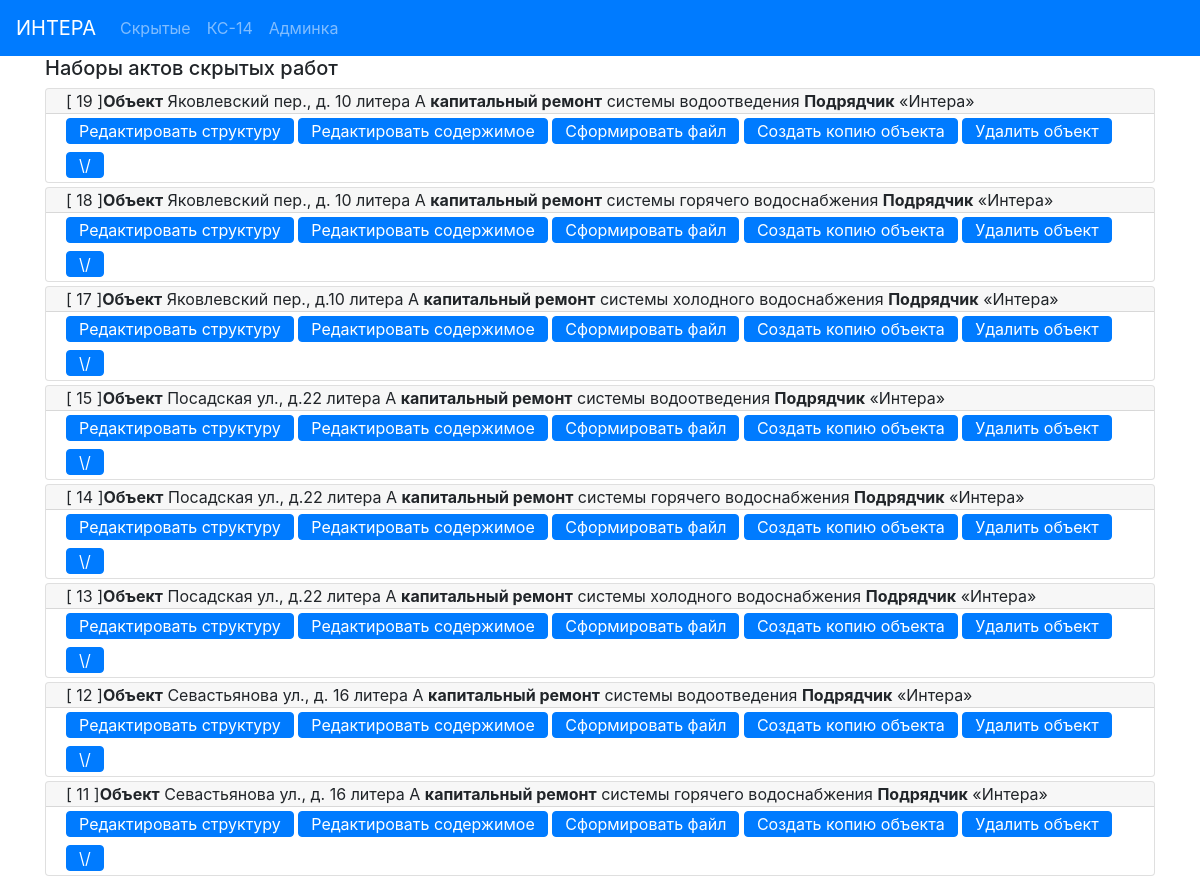
Page /actbase/ (upper part) on the earlier database version.
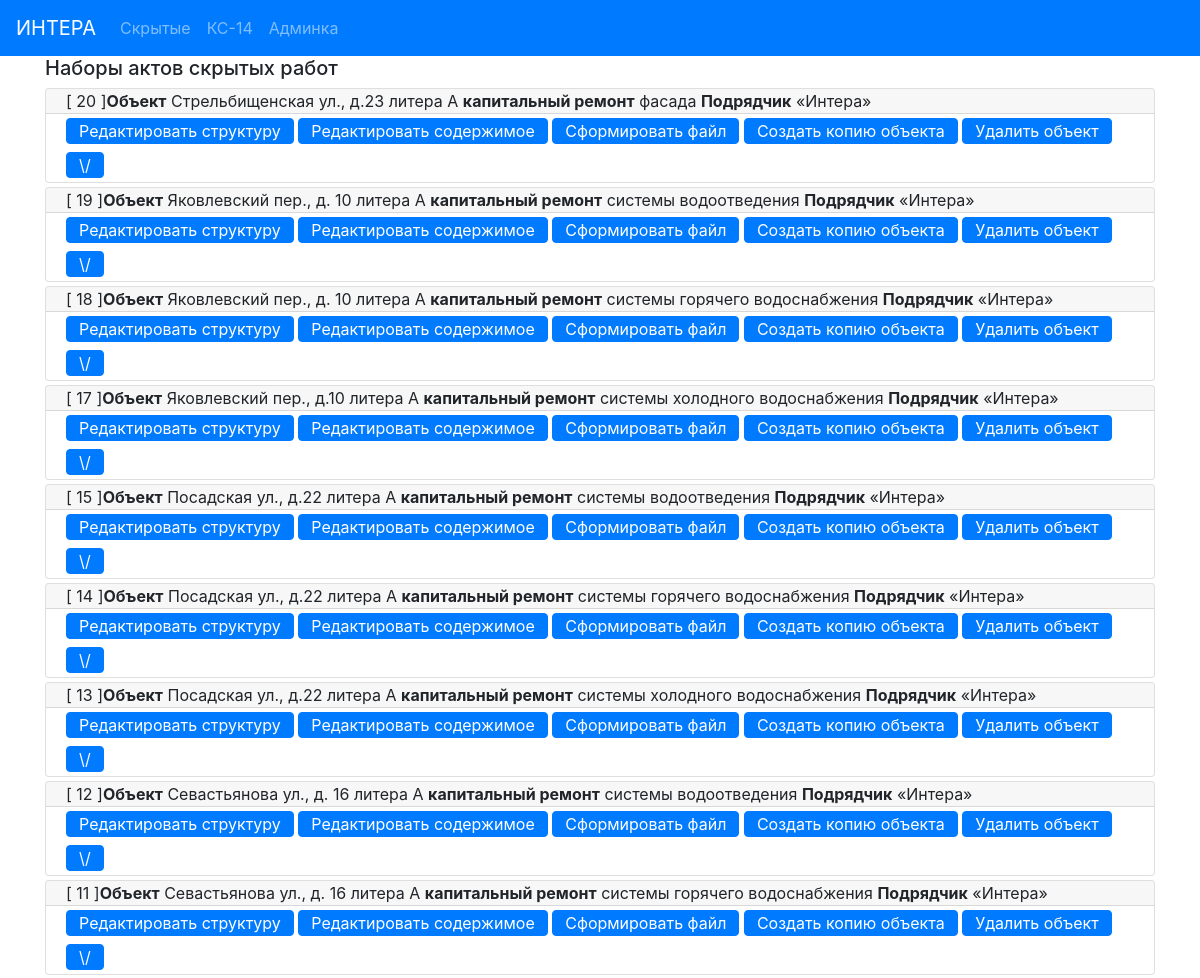
Same page on the later database version.
### hiddenactsbase/models.py (models this page shows, shortened)
class ObjectActs (models.Model):
    address = models.CharField(max_length=100, verbose_name='Адрес', blank=False)
    system_type = models.CharField(max_length=100, verbose_name='тип')
    designer = models.CharField(max_length=200, verbose_name='Проектант')
    contractor = models.CharField(max_length=300, verbose_name='Подрядчик',
                                  default='Общество с ограниченной ответственностью «Интера».')
    contractor_requisite = models.CharField(max_length= 200, verbose_name='Реквизиты подрядчика',
                                    default= 'Свидетельство о государственной регистрации серия 78' +
                                             '№007274277 от  02.09.2009, ОГРН 1097847236783, ' +
                                             'ИНН 7805498649, 198188, г. Санкт-Петербург,' +
                                             ' ул. Возрождения, д.20, литер А, тел. 242-78-10.')
    supervisor_engineer = models.CharField(max_length=100, verbose_name='Технадзор')
    contractor_engineer = models.CharField(max_length=100, verbose_name='Прораб')
    designer_engineer = models.CharField(max_length=100, verbose_name='Проектировщик')
    project_number = models.CharField(max_length=100, verbose_name='Ном. проекта')
    exec_documents = models.CharField(max_length=100, verbose_name='Исполн.')
    supervisor_engineer_decree = models.CharField(max_length=100, verbose_name='Приказ технадзора')
    contractor_engineer_decree = models.CharField(max_length=100, verbose_name='Приказ прораба')
    designer_engineer_decree = models.CharField(max_length=100, verbose_name='Приказ проектировщика')
    acts = models.ManyToManyField('HiddenActIS', blank=True, related_name='object_acts')
    blow_down_act = models.ForeignKey('BlowDownAct', blank=True, null=True, on_delete=models.CASCADE)
    class Meta:
        verbose_name = 'Набор актов объекта '
    def get_absolute_url(self):
        return reverse('object_detail_url', kwargs={'pk': self.pk})
    def get_edit_url(self):
        return reverse('object_edit_url', kwargs={'pk': self.pk})
    def get_short_contractor(self):
        s = re.findall(r"[\"\«\»\']\D+?[\"\«\»\']", self.contractor)
        if len(s) == 0:
            return self.contractor
        else:
            return s[0]

### hiddenactsbase/views.py (the view)
# urls.py: path('', ObjectsList.as_view(), name='objects_list_url'),
class ObjectsList(View):
    @staticmethod
    def get(request):
        objs = ObjectActs.objects.order_by("-id")
        return render(request, 'hiddenactsbase/index.html',
                      context={'objects_acts': objs})

### hiddenactsbase/templates/hiddenactsbase/index.html (shortened to what this page needs)
{% extends 'base.html' %}
{% block mycontent %}
    <div class="container">
        <h5>Наборы актов скрытых работ</h5>
    </div>
    <div class="container">
    {% for obj in objects_acts %}
        <div class="card my-1">
          <div class="card-header py-0 ">
              [ {{ obj.pk }} ]<b>Объект</b> {{ obj.address }} <b>капитальный ремонт</b> {{ obj.system_type }} <b>Подрядчик</b> {{ obj.get_short_contractor }}
          </div>
          <div class="card-body py-0">
            <a href="{{ obj.get_absolute_url }}" class="btn btn-primary  my-1 py-0">Редактировать структуру</a>
            <a href="{{ obj.get_edit_url }}" class="btn btn-primary  my-1 py-0">Редактировать содержимое</a>
            <a href="{% url 'make_word_file' obj.pk %}" class="btn btn-primary my-1 py-0">Сформировать файл</a>
            <a href="{% url 'copy_object' obj.pk %}" class="btn btn-primary  my-1 py-0">Создать копию объекта</a>
            <a href="{% url 'delete_object' obj.pk %}" class="btn btn-primary  my-1 py-0">Удалить объект</a>
            <a class="btn btn-primary my-1 py-0" data-toggle="collapse" href="#collapseExample{{ obj.pk }}" role="button" aria-expanded="false" aria-controls="collapseExample{{ obj.pk }}">
                \/
            </a>
          </div>
        </div>
    {% endfor %}
    </div>
{% endblock %}

Differences in the rows shown:
added ObjectActs: pk "20", address "Стрельбищенская ул., д.23 литера А", system_type "фасада", get_short_contractor "«Интера»"
